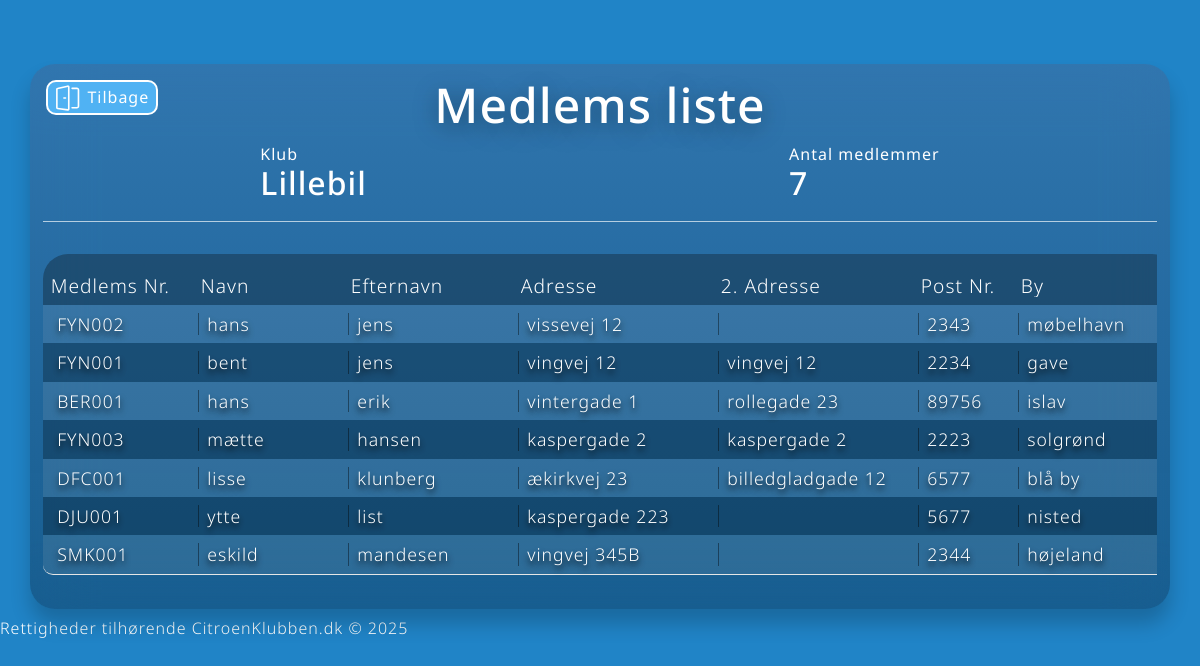
The page /klubList.php on the database as committed earlier.
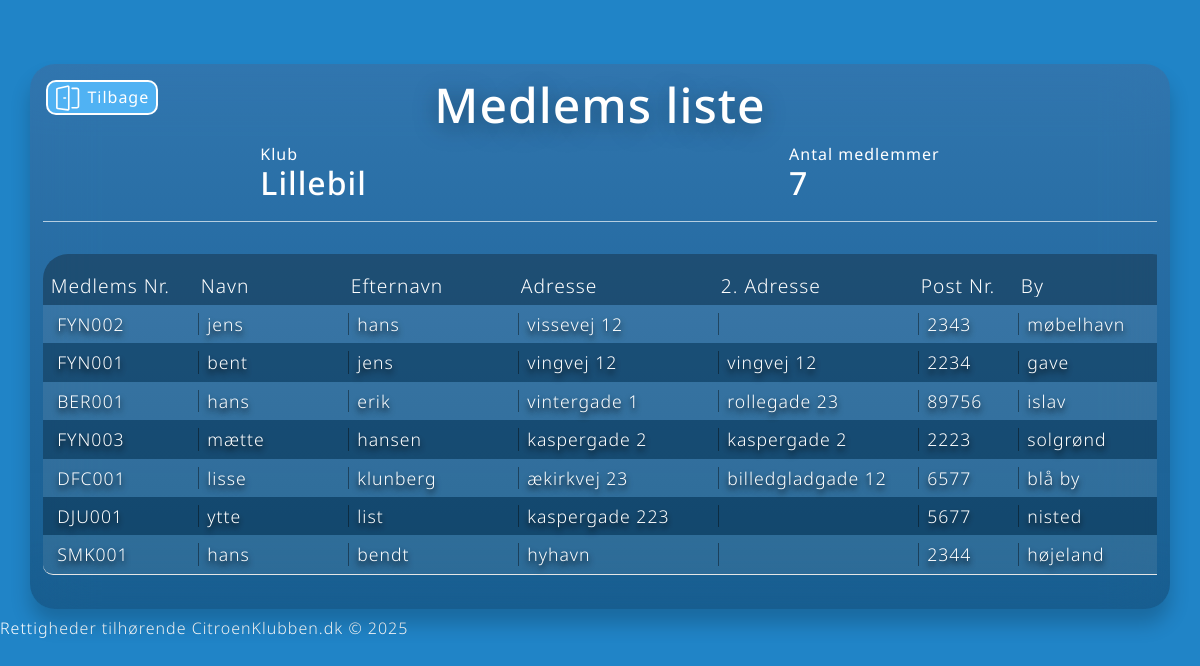
The same page on the database as committed later.
### tables this page shows
CREATE TABLE "Member" (
	"MemberID"	INTEGER UNIQUE,
	"LocalMemberID"	TEXT UNIQUE,
	"FirstName"	TEXT,
	"LastName"	TEXT,
	"Address1"	TEXT,
	"Address2"	TEXT,
	"PostalCode"	INTEGER,
	"City"	TEXT,
	"Phone"	NUMERIC,
	"Email"	TEXT,
	"JoinDate"	DATE DEFAULT CURRENT_TIMESTAMP,
	"DirectDebitAgreement"	BOOLEAN,
	"MembershipPaidUntil"	DATE,
	"YouthMembership"	BOOLEAN,
	"YouthMembershipYear"	BOOLEAN,
	"Apua"	BOOLEAN,
	"RegionAdmin"	BOOLEAN,
	"Admin"	BOOLEAN,
	"AllowRegion"	BOOLEAN,
	"AllowAll"	BOOLEAN,
	"PassWord"	TEXT,
	"PassWordChanged"	BOOLEAN DEFAULT 'false',
	PRIMARY KEY("MemberID" AUTOINCREMENT) ON CONFLICT ROLLBACK
);

### models/Member.php (called while the page is built, shortened)
<?php
class Member
{
    private $db;
    public function __construct($db)
    {
        $this->db = $db;
    }
    public function getAllMembers()
    {
        $sql = "SELECT * FROM Member";
        $stmt = $this->db->query($sql);
        return $stmt->fetchAll(PDO::FETCH_ASSOC);
    }
}

### public/klubList.php (the view, shortened to what this page needs)
<?php
include("header.php");
require("../config.php");
require("../models/Member.php");
$members = new Member($db);
$AllMembers = $members->getAllMembers();
$tableHeaders = [
  "Medlems Nr.",
  "Navn",
  "Efternavn",
  "Adresse",
  "2. Adresse",
  "Post Nr.",
  "By",
];
?>
<div class="container container-xl box-bg-gradient">
  <a class="btn-small" href="mainMenu.php"><svg class="svg-door"></svg>Tilbage</a>
  <h1>Medlems liste</h1>
  <div class="infobar-container">
    <div>
      <h6>Klub</h6>
      <h3>Lillebil</h3>
    </div>
    <div>
      <h6>Antal medlemmer</h6>
      <h3><?= count($AllMembers) ?></h3>
    </div>
  </div>
  <main class="box-content-padding box-center flex">
    <div class="container-table-overflow">
      <div class="table-head">
        <?php foreach ($tableHeaders as $heading) { ?>
          <p><?= $heading ?></p>
        <?php } ?>
      </div>
      <div>
        <?php foreach ($AllMembers as $item) { ?>
          <div class="table-row">
            <p><?= $item["LocalMemberID"] ?></p>
            <p><?= $item["FirstName"] ?></p>
            <p><?= $item["LastName"] ?></p>
            <p><?= $item["Address1"] ?></p>
            <p><?= $item["Address2"] ?></p>
            <p><?= $item["PostalCode"] ?></p>
            <p><?= $item["City"] ?></p>
          </div>
        <?php } ?>
      </div>
    </div>
  </main>
</div>
<?php
include("footer.php");
?>

Rows that differ between the two databases and show on the page:
changed member "FYN002": FirstName "hans" → "jens"; LastName "jens" → "hans"
changed member "SMK001": FirstName "eskild" → "hans"; LastName "mandesen" → "bendt"; Address1 "vingvej 345B" → "hyhavn"
